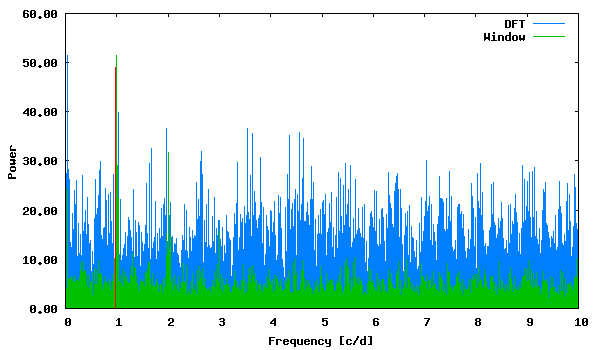

Recreate this plot in gnuplot.
set term png size 600,350 medium
set colors classic
set output "phase_lc_12.deeming.png"
set xlabel "Frequency [c/d]"
set ylabel "Power"
set format y "%5.2f"
plot "deeming.periodogram" using 1:2 with lines linecolor 3 title "DFT", "deeming.periodogram" using 1:3 with lines linecolor 2 title "Window", "<echo '0.968342 48.95789989'" with impulses linecolor 1 title ""
 
